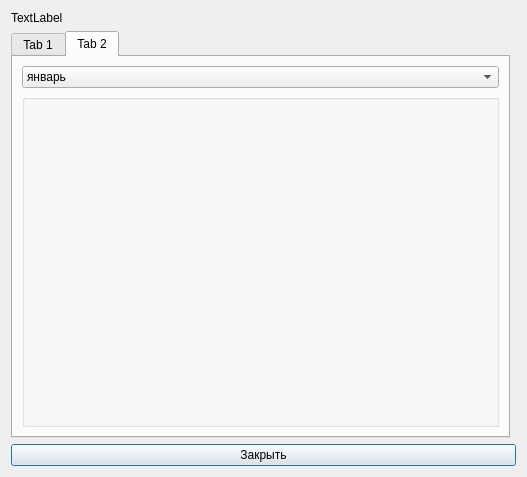
<?xml version="1.0" encoding="UTF-8"?>
<ui version="4.0">
 <class>Dialog</class>
 <widget class="QDialog" name="Dialog">
  <property name="geometry">
   <rect>
    <x>0</x>
    <y>0</y>
    <width>527</width>
    <height>477</height>
   </rect>
  </property>
  <property name="windowTitle">
   <string>Dialog</string>
  </property>
  <layout class="QGridLayout" name="gridLayout">
   <item row="4" column="0" colspan="2">
    <widget class="QPushButton" name="CloseWindow">
     <property name="text">
      <string>Закрыть</string>
     </property>
    </widget>
   </item>
   <item row="3" column="0">
    <widget class="QTabWidget" name="tabWidget">
     <property name="currentIndex">
      <number>1</number>
     </property>
     <widget class="QWidget" name="for_year">
      <attribute name="title">
       <string>Tab 1</string>
      </attribute>
     </widget>
     <widget class="QWidget" name="for_month">
      <attribute name="title">
       <string>Tab 2</string>
      </attribute>
      <layout class="QGridLayout" name="gridLayout_2">
       <item row="0" column="0">
        <layout class="QGridLayout" name="gridLayout_3">
         <item row="0" column="0">
          <widget class="QComboBox" name="months">
           <item>
            <property name="text">
             <string>январь</string>
            </property>
           </item>
           <item>
            <property name="text">
             <string>февраль</string>
            </property>
           </item>
           <item>
            <property name="text">
             <string>март</string>
            </property>
           </item>
           <item>
            <property name="text">
             <string>апрель</string>
            </property>
           </item>
           <item>
            <property name="text">
             <string>май</string>
            </property>
           </item>
           <item>
            <property name="text">
             <string>июнь</string>
            </property>
           </item>
           <item>
            <property name="text">
             <string>июль</string>
            </property>
           </item>
           <item>
            <property name="text">
             <string>август</string>
            </property>
           </item>
           <item>
            <property name="text">
             <string>сентябрь</string>
            </property>
           </item>
           <item>
            <property name="text">
             <string>октябрь</string>
            </property>
           </item>
           <item>
            <property name="text">
             <string>ноябрь</string>
            </property>
           </item>
           <item>
            <property name="text">
             <string>декабрь</string>
            </property>
           </item>
          </widget>
         </item>
         <item row="1" column="0">
          <widget class="QGroupBox" name="groupBox">
           <property name="title">
            <string/>
           </property>
          </widget>
         </item>
        </layout>
       </item>
      </layout>
     </widget>
    </widget>
   </item>
   <item row="0" column="0">
    <widget class="QLabel" name="airport">
     <property name="text">
      <string>TextLabel</string>
     </property>
    </widget>
   </item>
  </layout>
 </widget>
 <resources/>
 <connections/>
</ui>
